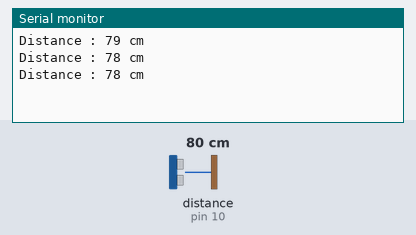
Bench run of a sketch on a simulated Arduino Uno, built with avr-gcc and run on an emulated ATmega328P. Shown: the last lines printed to the serial monitor. Wiring (inferred from the names in the program): ultrasonic range finder: trigger pin 9; echo pin 10. The inputs (shaded band) are chosen by the test bench; at power-on: distance to the obstacle (sensor on pin 10) 80 cm. The echo pulse lasts 58.3 µs per cm.

Above: at 1.3 s.
1.4 s: distance to the obstacle (sensor on pin 10) set to 2 cm
At 1.9 s:
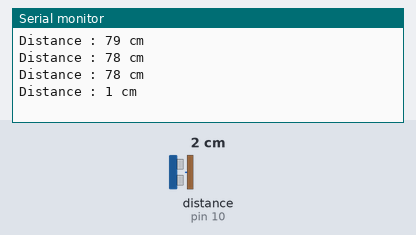
2.9 s: distance to the obstacle (sensor on pin 10) set to 4 cm
At 3.4 s:
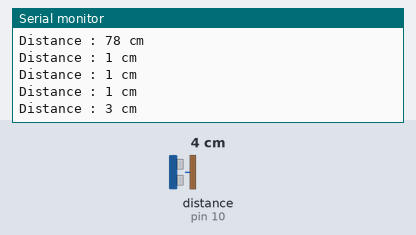
Timing chart, 0 to 5.9 s (numbered marks = the images above; inputs shaded):
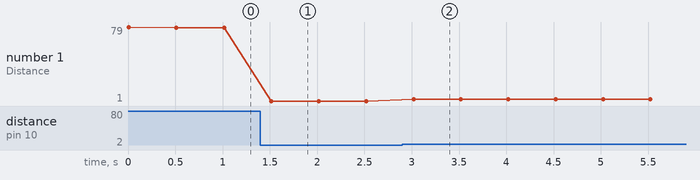

Measured:
- after the input at 1.4 s, the serial monitor: prints a new line after 0.12 s (image 1)
- after the input at 2.9 s, the serial monitor: prints a new line after 0.12 s (image 2)
- plotted number 1: 78 → 1 after the input at 1.4 s, 1 → 3 after the input at 2.9 s

The sketch:

Ultrasonic_Sensor.ino
```cpp
int trigPin = 9;
int echoPin = 10;
int duration;
int distance;

void setup() {
  // put your setup code here, to run once:
  pinMode(trigPin, OUTPUT);
  pinMode(echoPin, INPUT);
  Serial.begin(9600);

}

void loop() {
  // put your main code here, to run repeatedly:
  digitalWrite(9,LOW);
  delayMicroseconds(2);
  digitalWrite(9, HIGH);
  delayMicroseconds(10);
  digitalWrite(trigPin,LOW);

  duration = pulseIn(echoPin, HIGH);

  distance = duration*0.034/2;
  Serial.print("Distance : ");
  Serial.print(distance);
  Serial.print(" cm");
  Serial.println();
  delay(500);


}
```
